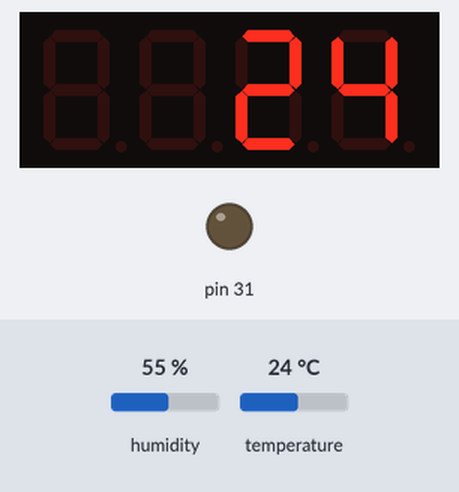
Simulated run of this sketch. Board: Arduino Mega 2560, built with avr-gcc and run on an emulated ATmega2560. Parts: 4-digit seven-segment display, output pins drawn as LEDs (lit = HIGH). Wiring (inferred from the names in the program): 4-digit 7-segment display, segments lit when HIGH: segments pin 45, pin 43, pin 41, pin 39, pin 37, pin 35, pin 33; digit selects pin 29, pin 27, pin 25, pin 23. The inputs (shaded band) are chosen by the test bench; at power-on: temperature 24 °C, humidity 55 %. The segment pins are drawn as the display they are named for; pins used as bus, display or sensor lines are not drawn.

Above: at 4.8 s.
4.9 s: temperature set to 12 °C
At 6.7 s:
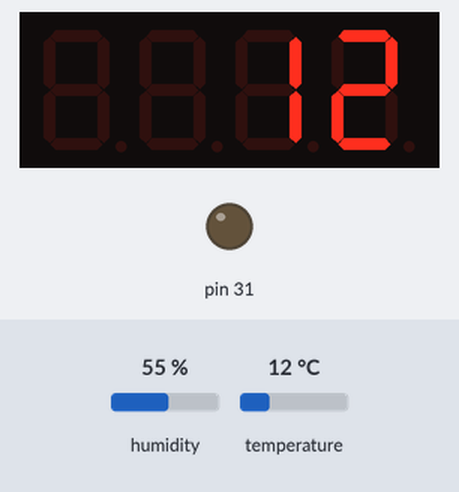
7.9 s: temperature set to 19 °C
At 9.5 s:
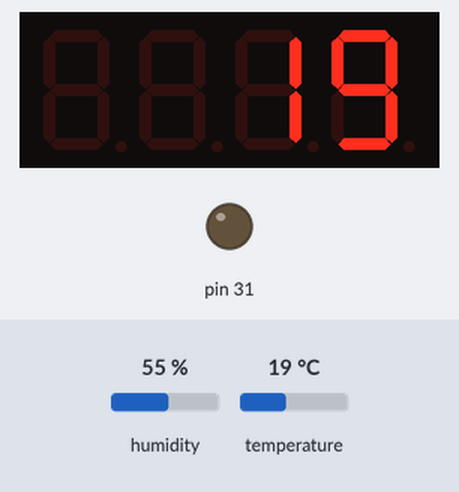
10.9 s: temperature set to 28 °C
At 13.1 s:
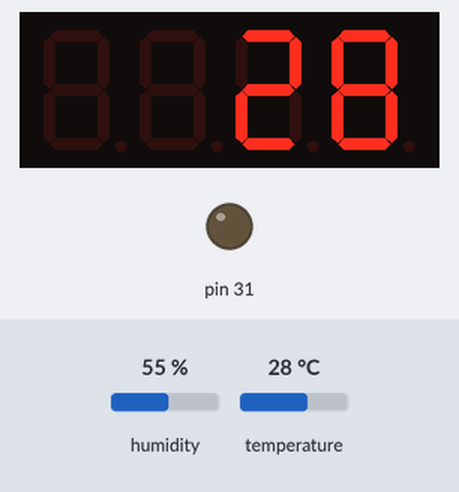
Timing chart, 0 to 14.6 s (numbered marks = the images above; inputs shaded):
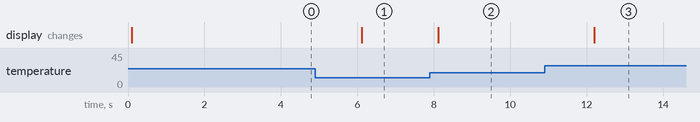

The sketch:

temperature-sensor.ino
```cpp
/* Code written by Adrien Louvrier, 06/01/2021
 *
 * Objective : display the tempereture measure on a 4x7 segments display
 * Card used : Arduino Mega 2560
 *
 * Electronic circuit
 * input :
 * - DHT11 temperature sensor (DHTPIN -> 53, Vcc -> 5V, grd -> grd)
 *
 * output :
 * - 4x7 segments display (a -> 45, b -> 43, c -> 41, d -> 39, e > 37, f -> 35,
 *  g -> 33, point -> 32, digit1 -> 29, digit2 -> 27, digit3 -> 25, digit4 -> 23)
 */

#include <DHT.h>
#include <DHT_U.h>

#define a 45 // 7 segments displays
#define b 43
#define c 41
#define d 39
#define e 37
#define f 35
#define g 33
#define point 32
#define digit1 29
#define digit2 27
#define digit3 25
#define digit4 23

#define DHTPIN 53 // Temperature sensor pin
#define DHTTYPE DHT11

// prototypes of the functions

/* Objective : print the temperature on the segments display
 * Input : the temperature to print
 * Output : none
 */
void printTemperature(int temperature);

/* Objective : print a number on the digit3 display
 * Input : the number to print
 * Output : none
 */
void printDigit3(int tempsSeconde);

/* Objective : print a number on the digit4 display
 * Input : the number to print
 * Output : none
 */
void printDigit4(int tempsMinute);

/* Objective : print a number on the current digit
 * Input : the number to print
 * Output : none
 */
void printNumber(int number);

int displayDigit3 = 0; // Variables used to know if we display on the digits
int displayDigit4 = 0;

// Duration between 2 measurement (10ms)
int const delayValue = 10000;

DHT dht(DHTPIN, DHTTYPE);

unsigned int long timer; // timer used to display
unsigned int long timerMesure; // timer used for measurement
int temperatureValue;

void setup() {
  // Put the 7 segments displays pins to output mode
  for (int i = 23; i <=45; i +=2){
    pinMode(i, OUTPUT);
  }

  pinMode(DHTPIN, OUTPUT);

  digitalWrite(point, LOW);
  digitalWrite(digit1, HIGH);
  digitalWrite(digit2, HIGH);
  digitalWrite(digit3, LOW);
  digitalWrite(digit4, LOW);

  timerMesure = millis();
  dht.begin();
  temperatureValue = dht.readTemperature();
}

void loop() {
  // Read the temperature of the temperature sensor every 2 seconds
  if (millis() - timerMesure > 2000) {
    temperatureValue = dht.readTemperature();
    timerMesure = millis();
  }

  // Display the temperature on the segments display
  printTemperature(temperatureValue);
}

void printNumber(int number) {
  switch (number) {
     case 0:
      digitalWrite(a, HIGH);
      digitalWrite(b, HIGH);
      digitalWrite(c, HIGH);
      digitalWrite(d, HIGH);
      digitalWrite(e, HIGH);
      digitalWrite(f, HIGH);
      digitalWrite(g, LOW);
      break;
    case 1:
      digitalWrite(a, LOW);
      digitalWrite(b, HIGH);
      digitalWrite(c, HIGH);
      digitalWrite(d, LOW);
      digitalWrite(e, LOW);
      digitalWrite(f, LOW);
      digitalWrite(g, LOW);
      break;
    case 2:
      digitalWrite(a, HIGH);
      digitalWrite(b, HIGH);
      digitalWrite(c, LOW);
      digitalWrite(d, HIGH);
      digitalWrite(e, HIGH);
      digitalWrite(f, LOW);
      digitalWrite(g, HIGH);
      break;
    case 3:
      digitalWrite(a, HIGH);
      digitalWrite(b, HIGH);
      digitalWrite(c, HIGH);
      digitalWrite(d, HIGH);
      digitalWrite(e, LOW);
      digitalWrite(f, LOW);
      digitalWrite(g, HIGH);
      break;
    case 4:
      digitalWrite(a, LOW);
      digitalWrite(b, HIGH);
      digitalWrite(c, HIGH);
      digitalWrite(d, LOW);
      digitalWrite(e, LOW);
      digitalWrite(f, HIGH);
      digitalWrite(g, HIGH);
      break;
    case 5:
      digitalWrite(a, HIGH);
      digitalWrite(b, LOW);
      digitalWrite(c, HIGH);
      digitalWrite(d, HIGH);
      digitalWrite(e, LOW);
      digitalWrite(f, HIGH);
      digitalWrite(g, HIGH);
      break;
    case 6:
      digitalWrite(a, HIGH);
      digitalWrite(b, LOW);
      digitalWrite(c, HIGH);
      digitalWrite(d, HIGH);
      digitalWrite(e, HIGH);
      digitalWrite(f, HIGH);
      digitalWrite(g, HIGH);
      break;
    case 7:
      digitalWrite(a, HIGH);
      digitalWrite(b, HIGH);
      digitalWrite(c, HIGH);
      digitalWrite(d, LOW);
      digitalWrite(e, LOW);
      digitalWrite(f, LOW);
      digitalWrite(g, LOW);
      break;
    case 8:
      digitalWrite(a, HIGH);
      digitalWrite(b, HIGH);
      digitalWrite(c, HIGH);
      digitalWrite(d, HIGH);
      digitalWrite(e, HIGH);
      digitalWrite(f, HIGH);
      digitalWrite(g, HIGH);
      break;
    case 9:
      digitalWrite(a, HIGH);
      digitalWrite(b, HIGH);
      digitalWrite(c, HIGH);
      digitalWrite(d, HIGH);
      digitalWrite(e, LOW);
      digitalWrite(f, HIGH);
      digitalWrite(g, HIGH);
      break;
  }
}

void printTemperature(int temperature){
  if (!displayDigit3 && !displayDigit4){
    displayDigit3 = 1;
    timer = micros();
  }
  if (displayDigit3 && (micros()-timer > delayValue)){
    printDigit3((temperature - temperature%10)/10);
    displayDigit3 = 0;
  }

  if (!displayDigit3 && !displayDigit4){
    displayDigit4 = 1;
    timer = micros();
  }
  if (displayDigit4 && (micros()-timer > delayValue)){
    printDigit4(temperature%10);
    displayDigit4 = 0;
  }
}

void printDigit3(int temperatureDixaine){
  digitalWrite(digit4, HIGH);
  digitalWrite(digit3, LOW);
  digitalWrite(digit2, HIGH);
  digitalWrite(digit1, HIGH);
  printNumber(temperatureDixaine);
}

void printDigit4(int temperatureUnite){
  digitalWrite(digit4, LOW);
  digitalWrite(digit3, HIGH);
  digitalWrite(digit2, HIGH);
  digitalWrite(digit1, HIGH);
  printNumber(temperatureUnite);
}
```

Measured:
- after the input at 4.9 s, the display: changes after 1.2 s (image 1)
- after the input at 7.9 s, the display: changes after 0.22 s (image 2)
- after the input at 10.9 s, the display: changes after 1.3 s (image 3)
